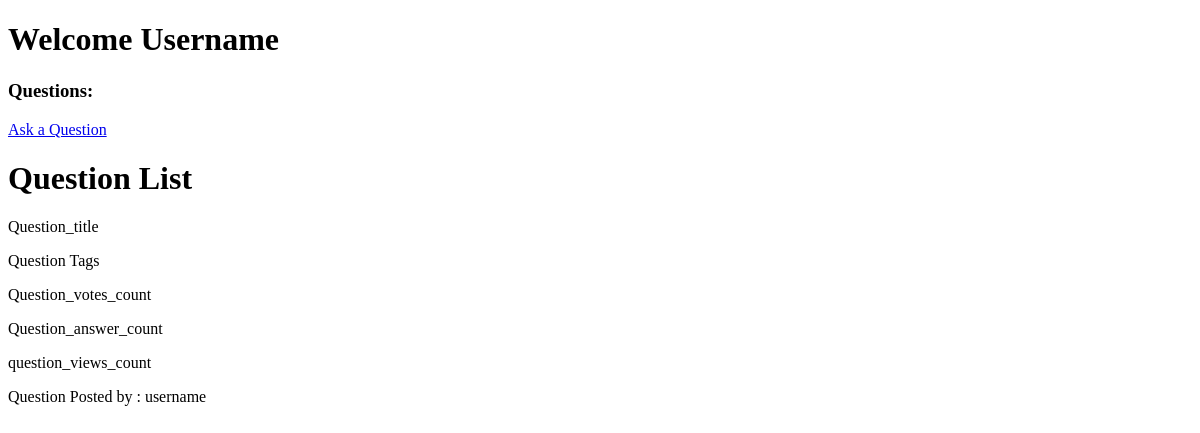
The app's page /, older data.
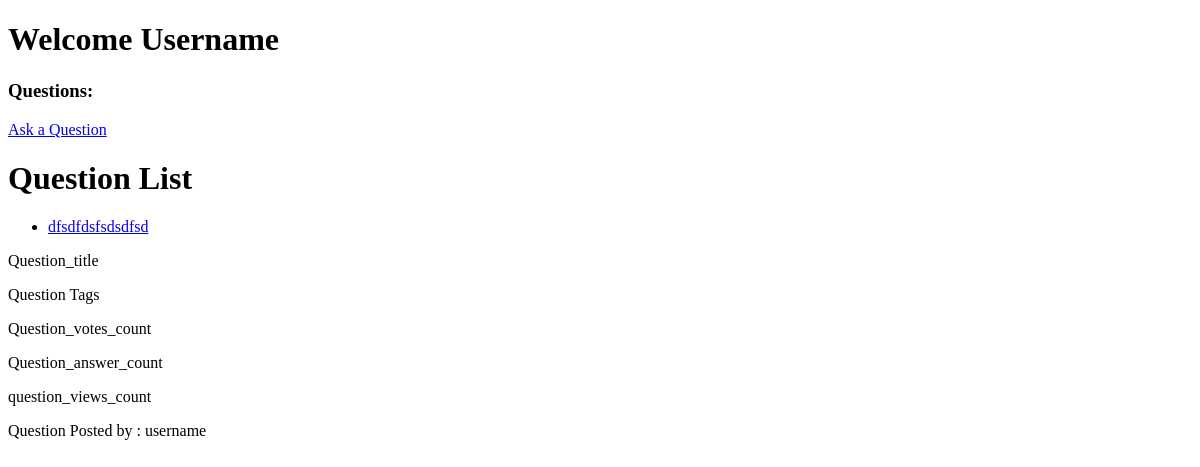
The same page, newer data.
### features/models.py (models this page shows, shortened)
class question(models.Model):
    question_id = models.AutoField(primary_key=True)
    question_title = models.CharField(max_length=220)
    question_text = models.CharField(max_length=500)
    question_already_done = models.CharField(max_length=300)
    question_tags = models.CharField(max_length=100)
    question_pub_date = models.DateTimeField(
        auto_now_add=True)  # Use auto_now_add

### features/views.py (the view)
# urls.py: path('', views.index, name='index'),
def index(request):
    questions = question.objects.all()
    return render(request, 'index.html', {'questions': questions})

### templates/index.html (shortened to what this page needs)
<!DOCTYPE html>
<html lang="en">
  <head>
  </head>
  <body>
    <h1>Welcome Username</h1>
    <h3>Questions:</h3>
    <a href="{% url 'create_question' %}">Ask a Question</a>
    <h1>Question List</h1>
    <ul>
      {% for q in questions %}
      <li><a href="{% url 'question_details' %}">{{ q.question_title }}</a></li>
      {% endfor %}
    </ul>
    <div class="question_container">
      <div class="question_title"><p>Question_title</p></div>
      <div class="question_tags"><p>Question Tags</p></div>
      <div class="question_reviews">
        <p>Question_votes_count</p>
        <p>Question_answer_count</p>
        <p>question_views_count</p>
      </div>
      <div class="question_posted_by">
        <p>Question Posted by : username</p>
      </div>
    </div>
  </body>
</html>

Row changes from the older to the newer data that the page shows:
added question: question_title "dfsdfdsfsdsdfsd"
